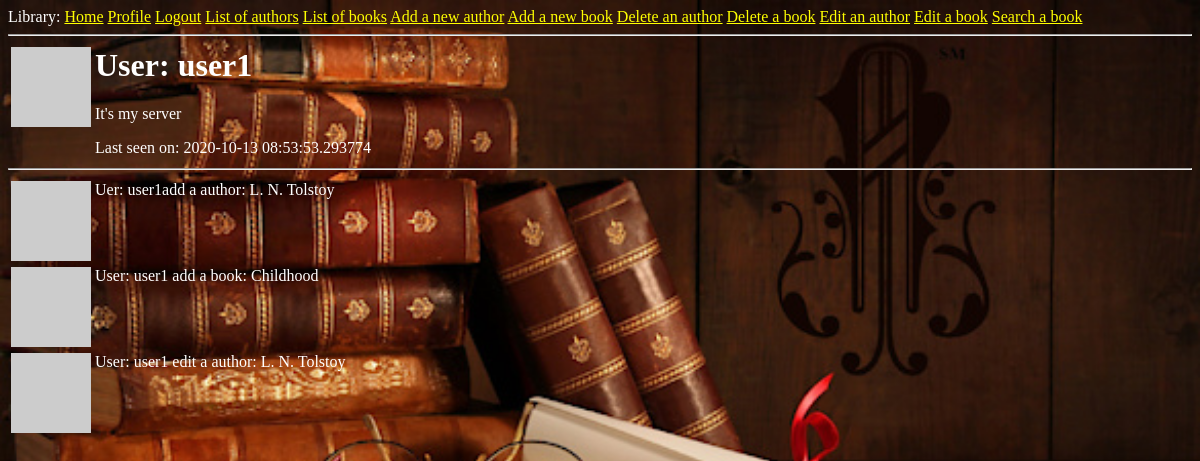
The page /user/user1 (signed in) on the database its author committed.
### app/models.py (models this page shows, shortened)
class User(UserMixin, db.Model):
    id = db.Column(db.Integer, primary_key=True)
    username = db.Column(db.String(64), index=True, unique=True)
    email = db.Column(db.String(120), index=True, unique=True)
    about_me = db.Column(db.String(140))
    last_seen = db.Column(db.DateTime, default=datetime.utcnow)
    password_hash = db.Column(db.String(128))
    image = db.Column(db.String)
    posts = db.relationship('Post', backref='author', lazy='dynamic')
    def avatar(self, size):
        digest = md5(self.email.lower().encode('utf-8')).hexdigest()
        return 'https://www.gravatar.com/avatar/{}?d=identicon&s={}'.format(
            digest, size)

class Post(db.Model):
    id = db.Column(db.Integer, primary_key=True)
    body = db.Column(db.String(140))
    timestamp = db.Column(db.DateTime, index=True, default=datetime.utcnow)
    user_id = db.Column(db.Integer, db.ForeignKey('user.id'))

### app/routes.py (the view)
@app.route('/user/<username>')
@login_required
def user(username):
    user = User.query.filter_by(username=username).first_or_404()
    posts = Post.query.filter_by(user_id=user.id)
    return render_template('user.html', user=user, posts=posts)

### app/models.py (called while the page is built)
@login.user_loader
def load_user(id):
    return User.query.get(int(id))

### app/routes.py (called while the page is built)
@app.before_request
def before_request():
    if current_user.is_authenticated:
        current_user.last_seen = datetime.utcnow()
        db.session.commit()

### app/templates/user.html (shortened to what this page needs)
{% extends "Base.html" %}
{% block content %}
    <table>
        <tr valign="top">
            <td><img src="{{ user.avatar(128) }}"></td>
            <td>
                <h1>User: {{ user.username }}</h1>
                {% if user.about_me %}<p>{{ user.about_me }}</p>{% endif %}
                {% if user.last_seen %}<p>Last seen on: {{ user.last_seen }}</p>{% endif %}
            </td>
        </tr>
    </table>
    <hr>
    {% for post in posts %}
        {% include '_post.html' %}
    {% endfor %}
{% endblock %}

### app/templates/_post.html
<table>
    <tr valign="top">
        <td><img src="{{ post.author.avatar(36) }}"></td>
        <td>{{ post.body }}</td>
    </tr>
</table>

### app/templates/Base.html (style rules this page uses)
body { background: url("../static/background.jpg") no-repeat; -moz-background-size: 100%; -o-background-size: 100%; -webkit-background-size: 100%; background-size: 100%; color: #ffffff; }

### rows shown on the page
User: username "user1", about_me "It's my server", last_seen "2020-10-13 08:53:53.293774"
Post: body "Uer: user1add a author: L. N. Tolstoy"
Post: body "User: user1 add a book: Childhood"
Post: body "User: user1 edit a author: L. N. Tolstoy"
